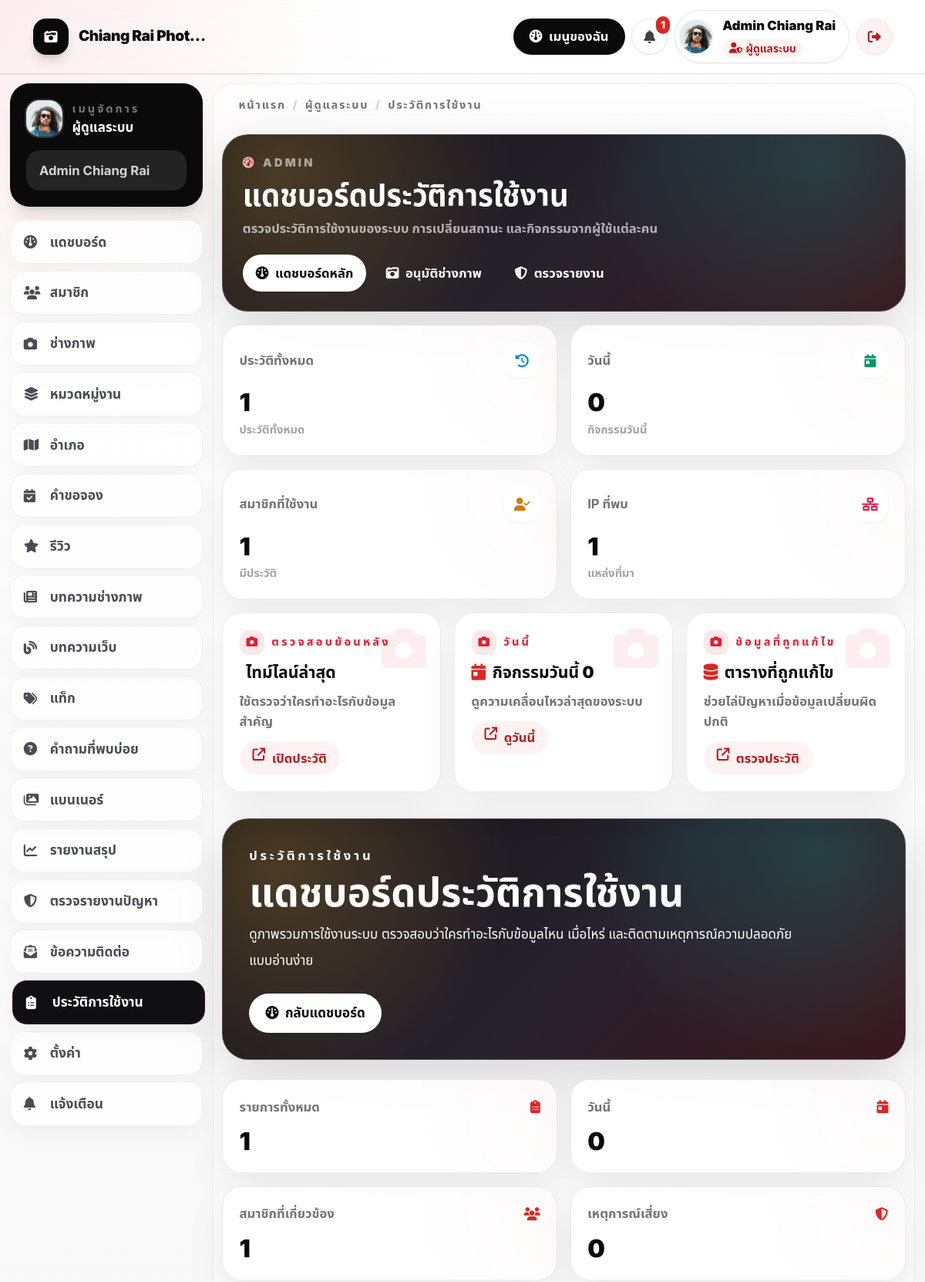
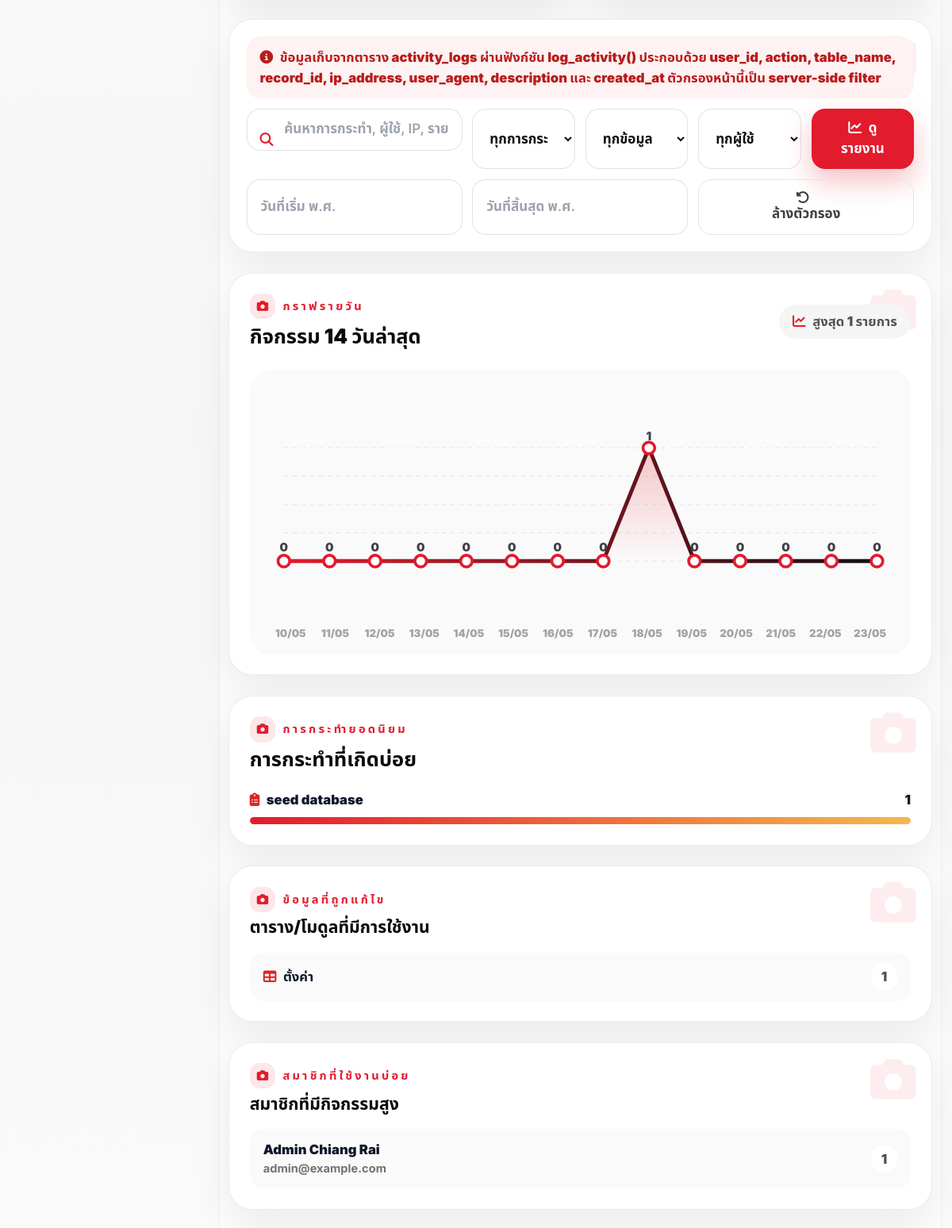
The page /admin/activity_logs.php (signed in, upper part) on the database its author committed (2 pictures, top to bottom).
### tables this page shows
CREATE TABLE users (
  id INT UNSIGNED AUTO_INCREMENT PRIMARY KEY,
  role_id INT UNSIGNED NOT NULL,
  name VARCHAR(150) NOT NULL,
  email VARCHAR(190) NOT NULL,
  phone VARCHAR(50) NULL,
  password VARCHAR(255) NOT NULL,
  avatar VARCHAR(255) NULL,
  status ENUM('active','pending','suspended') NOT NULL DEFAULT 'active',
  email_verified_at DATETIME NULL,
  last_login_at DATETIME NULL,
  remember_token VARCHAR(100) NULL,
  created_at TIMESTAMP NULL DEFAULT CURRENT_TIMESTAMP,
  updated_at TIMESTAMP NULL DEFAULT CURRENT_TIMESTAMP ON UPDATE CURRENT_TIMESTAMP,
  deleted_at DATETIME NULL,
  UNIQUE KEY uk_users_email (email),
  KEY idx_users_role (role_id),
  KEY idx_users_status (status),
  CONSTRAINT fk_users_role FOREIGN KEY (role_id) REFERENCES roles(id)
);

CREATE TABLE roles (
  id INT UNSIGNED AUTO_INCREMENT PRIMARY KEY,
  name VARCHAR(50) NOT NULL UNIQUE,
  display_name VARCHAR(100) NOT NULL,
  created_at TIMESTAMP NULL DEFAULT CURRENT_TIMESTAMP,
  updated_at TIMESTAMP NULL DEFAULT CURRENT_TIMESTAMP ON UPDATE CURRENT_TIMESTAMP
);

### admin/activity_logs.php (the view, shortened to what the rows shown need)
<?php
require_once __DIR__ . '/../includes/functions.php';
requireRole('admin');
include __DIR__ . '/../includes/header.php';
?>
<section class="px-4 py-8 sm:px-6 lg:px-8">
    <div class="dashboard-hero rounded-[2rem] p-6 text-white sm:p-8">
        <div class="flex flex-wrap items-end justify-between gap-6">
            <div>
                <h1 class="mt-2 text-3xl font-black sm:text-5xl">แดชบอร์ดประวัติการใช้งาน</h1>
            </div>
        </div>
    </div>
    <div class="mt-6 grid gap-6 xl:grid-cols-[1.2fr_.8fr]">
        <div class="stock-card rounded-[1.75rem] p-6">
            <div class="flex flex-wrap items-center justify-between gap-4">
                <div>
                    <h2 class="mt-1 text-2xl font-black text-neutral-950">กิจกรรม 14 วันล่าสุด</h2>
                </div>
            </div>
        </div>
        <div class="stock-card rounded-[1.75rem] p-6">
            <h2 class="mt-1 text-2xl font-black text-neutral-950">การกระทำที่เกิดบ่อย</h2>
        </div>
    </div>
    <div class="mt-6 grid gap-6 xl:grid-cols-3">
        <div class="stock-card rounded-[1.75rem] p-6">
            <h2 class="mt-1 text-xl font-black text-neutral-950">ตาราง/โมดูลที่มีการใช้งาน</h2>
        </div>
        <div class="stock-card rounded-[1.75rem] p-6">
            <h2 class="mt-1 text-xl font-black text-neutral-950">สมาชิกที่มีกิจกรรมสูง</h2>
        </div>
    </div>
</section>
<?php include __DIR__ . '/../includes/footer.php'; ?>

### includes/navbar.php (shortened to what the rows shown need)
<?php
$me = current_user();
$unreadCount = 0;
$roleIcon = 'fa-user';
$roleLabel = '';
$roleClass = 'bg-neutral-100 text-neutral-700';
$userInitial = '';
$userAvatarUrl = '';
$workspacePath = '/login.php';
$workspaceLabel = 'เมนูของฉัน';
$workspaceIcon = 'fa-gauge';
$roleHomePath = '/login.php';
$notificationsHref = '/notifications.php';
$siteName = setting('site_name', 'Chiang RaiPhoto');
$siteLogo = setting('logo', '');
if ($me) {
    $unreadCount = unread_notifications_count((int)$me['id']);
    $workspacePath = user_workspace_path($me);
    $roleHomePath = dashboard_path((string)$me['role_name']);
    $roleLabel = (string)$me['role_display'];
    $userInitial = mb_substr((string)$me['name'], 0, 1, 'UTF-8');
    $userAvatarUrl = user_avatar_url($me);
    if ($me['role_name'] === 'admin') {
        $roleIcon = 'fa-user-shield';
        $roleClass = 'bg-red-50 text-red-700';
    }
}
?>
<nav class="sticky top-0 z-40 border-b border-black/10 bg-white/92 shadow-sm backdrop-blur-xl">
    <div class="mx-auto flex w-full max-w-[1880px] items-center gap-6 px-5 py-3 sm:px-7 lg:px-10">
        <div class="ml-auto hidden shrink-0 items-center gap-2 md:flex 2xl:gap-3">
            <?php if ($me): ?>
                <a class="inline-flex h-11 items-center rounded-full bg-neutral-950 px-5 text-sm font-black text-white shadow-sm transition hover:-translate-y-0.5 hover:bg-red-600 hover:shadow-lg" href="<?= h($workspacePath) ?>" title="<?= h($workspaceLabel) ?>">
                    <i class="fa-solid <?= h($workspaceIcon) ?> mr-2"></i><?= h($workspaceLabel) ?>
                </a>
                <a class="relative grid h-11 w-11 place-items-center rounded-full border border-neutral-200 bg-white text-neutral-700 shadow-sm transition hover:bg-neutral-950 hover:text-white" href="<?= h($notificationsHref) ?>" title="แจ้งเตือน">
                    <i class="fa-solid fa-bell"></i>
                    <?php if ($unreadCount > 0): ?>
                        <span class="absolute -right-1 -top-1 rounded-full bg-red-600 px-1.5 py-0.5 text-[10px] font-black text-white">
                            <?= $unreadCount ?>
                        </span>
                    <?php endif; ?>
                </a>
                <a class="flex min-w-0 items-center gap-3 rounded-full border border-neutral-200 bg-white py-1.5 pl-1.5 pr-4 shadow-sm transition hover:-translate-y-0.5 hover:border-neutral-300 hover:shadow-lg" href="<?= h($roleHomePath) ?>" title="กลับไปแดชบอร์ดหลัก">
                    <?php if ($userAvatarUrl !== ''): ?>
                        <img class="h-10 w-10 shrink-0 rounded-full object-cover ring-2 ring-neutral-100" src="<?= h($userAvatarUrl) ?>" alt="<?= h($me['name']) ?>">
                    <?php else: ?>
                        <span class="grid h-10 w-10 shrink-0 place-items-center rounded-full bg-neutral-950 text-sm font-black text-white">
                            <?= h($userInitial) ?>
                        </span>
                    <?php endif; ?>
                    <span class="min-w-0 leading-tight">
                        <span class="block max-w-[170px] truncate text-sm font-black text-neutral-950"><?= h($me['name']) ?></span>
                        <span class="mt-1 inline-flex items-center rounded-full px-2 py-0.5 text-[11px] font-black <?= h($roleClass) ?>">
                            <i class="fa-solid <?= h($roleIcon) ?> mr-1"></i><?= h($roleLabel) ?>
                        </span>
                    </span>
                </a>
                <a class="grid h-11 w-11 place-items-center rounded-full border border-red-100 bg-red-50 text-red-700 shadow-sm transition hover:bg-red-600 hover:text-white" href="/logout.php" title="ออกจากระบบ">
                    <i class="fa-solid fa-right-from-bracket"></i>
                </a>
            <?php endif; ?>
        </div>
    </div>
</nav>

### includes/sidebar.php (shortened to what the rows shown need)
<?php
$me = current_user();
$sidebarRequestUri = '/';
if (isset($_SERVER['REQUEST_URI'])) {
    $sidebarRequestUri = $_SERVER['REQUEST_URI'];
}
$currentPath = parse_url($sidebarRequestUri, PHP_URL_PATH);
$navItems = [];
$roleTitle = 'พื้นที่ทำงาน';
$sidebarAvatarUrl = '';
if ($me) {
    $sidebarAvatarUrl = user_avatar_url($me);
    if ($me['role_name'] === 'admin') {
        $roleTitle = 'ผู้ดูแลระบบ';
        $navItems = [
            ['/admin/dashboard.php', 'แดชบอร์ด', 'fa-gauge'],
            ['/admin/users.php', 'สมาชิก', 'fa-users'],
            ['/admin/photographers.php', 'ช่างภาพ', 'fa-camera'],
            ['/admin/categories.php', 'หมวดหมู่งาน', 'fa-layer-group'],
            ['/admin/districts.php', 'อำเภอ', 'fa-map'],
            ['/admin/bookings.php', 'คำขอจอง', 'fa-calendar-check'],
            ['/admin/reviews.php', 'รีวิว', 'fa-star'],
            ['/admin/articles.php', 'บทความช่างภาพ', 'fa-newspaper'],
            ['/admin/blogs.php', 'บทความเว็บ', 'fa-blog'],
            ['/admin/tags.php', 'แท็ก', 'fa-tags'],
            ['/admin/faqs.php', 'คำถามที่พบบ่อย', 'fa-circle-question'],
            ['/admin/banners.php', 'แบนเนอร์', 'fa-images'],
            ['/admin/reports.php', 'รายงานสรุป', 'fa-chart-line'],
            ['/admin/reports_moderation.php', 'ตรวจรายงานปัญหา', 'fa-shield-halved'],
            ['/admin/contact_messages.php', 'ข้อความติดต่อ', 'fa-envelope-open-text'],
            ['/admin/activity_logs.php', 'ประวัติการใช้งาน', 'fa-clipboard-list'],
            ['/admin/settings.php', 'ตั้งค่า', 'fa-gear'],
            ['/notifications.php', 'แจ้งเตือน', 'fa-bell'],
        ];
    }
}
?>
<aside class="workspace-sidebar">
    <div class="rounded-[1.5rem] bg-neutral-950 p-5 text-white shadow-xl">
        <div class="flex items-center gap-3">
            <?php if ($sidebarAvatarUrl !== ''): ?>
                <img class="h-11 w-11 rounded-2xl object-cover ring-2 ring-white/15" src="<?= h($sidebarAvatarUrl) ?>" alt="<?= h($me['name'] ?? $roleTitle) ?>">
            <?php endif; ?>
            <div>
                <p class="text-xs font-black uppercase tracking-[0.2em] text-white/45">เมนูจัดการ</p>
                <h2 class="font-black"><?= h($roleTitle) ?></h2>
            </div>
        </div>
        <?php if ($me): ?>
            <p class="mt-4 truncate rounded-2xl bg-white/10 px-4 py-3 text-sm font-bold text-white/80">
                <?= h($me['name']) ?>
            </p>
        <?php endif; ?>
    </div>
    <nav class="mt-4 grid gap-2">
        <?php foreach ($navItems as $item): ?>
            <?php
            $url = $item[0];
            $label = $item[1];
            $icon = $item[2];
            $isActive = $currentPath === $url;
            $className = 'workspace-nav-link';
            if ($isActive) {
                $className .= ' workspace-nav-link-active';
            }
            ?>
            <a href="<?= h($url) ?>" class="<?= h($className) ?>">
                <i class="fa-solid <?= h($icon) ?> w-5"></i>
                <span><?= h($label) ?></span>
            </a>
        <?php endforeach; ?>
    </nav>
</aside>

### rows shown on the page
users: name "Admin Chiang Rai", role.display_name "ผู้ดูแลระบบ", role.name "ผู้ดูแลระบบ"

### other values the page prints
$siteName "Chiang Rai Phot…"
$workspaceLabel "เมนูของฉัน"
$unreadCount "1"
$label "แดชบอร์ด"
$label "สมาชิก"
$label "ช่างภาพ"
$label "หมวดหมู่งาน"
$label "อำเภอ"
$label "คำขอจอง"
$label "รีวิว"
$label "บทความช่างภาพ"
$label "บทความเว็บ"
$label "แท็ก"
$label "คำถามที่พบบ่อย"
$label "แบนเนอร์"
